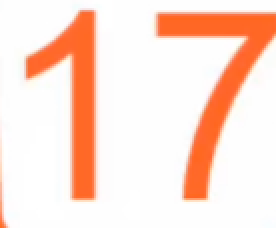
#> input picture anhSoCuaVideo.png, 138 x 114 px (shown 2 times larger)
$ python testNhanDienSo.py
#> lines starting #> are read from the running program, lines starting #| are printed output that depends on the picture; after the words box and inside, x2 and y2 are one past the last pixel; in counts of white or black regions, pixels touching at a corner belong together
import pytesseract
import cv2
import numpy as np
from PIL import Image

# Chỉ định đường dẫn tới tesseract nếu cần (Windows)
pytesseract.pytesseract.tesseract_cmd = r"C:\Program Files\Tesseract-OCR\tesseract.exe"

def nhan_dien_so_tu_anh(duong_dan_anh):
#> called with duong_dan_anh = 'anhSoCuaVideo.png'
    try:
        # 1. Đọc ảnh
        img = cv2.imread(duong_dan_anh)
#> img is the input picture: shape (114, 138, 3); mean B, G, R 211.2, 223.9, 253.5

        # 2. Cắt 1% mép trái/phải
        h, w = img.shape[:2]
#> h = 114; w = 138
        left = int(w * 0.01)
#> left = 1
        right = int(w * 0.99)
#> right = 136
        img = img[:, left:right]
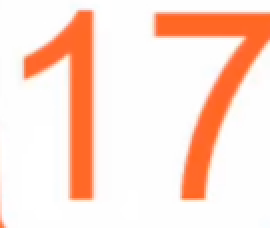
#> img: shape (114, 135, 3) (shown 2 times larger); mean B, G, R 210.9, 223.7, 253.5

        # 3. Thêm padding trắng
        padding = 50
        img = cv2.copyMakeBorder(
            img, padding, padding, padding, padding,
            cv2.BORDER_CONSTANT, value=[255, 255, 255]
        )
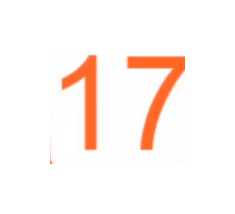
#> img: shape (214, 235, 3); mean B, G, R 241.5, 245.4, 254.6

        # 4. Chuyển sang xám
        gray = cv2.cvtColor(img, cv2.COLOR_BGR2GRAY)
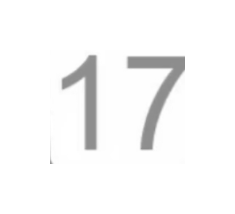
#> gray: shape (214, 235); min 139, max 255, mean 247.7

        # 5. Nhị phân hóa
        _, thresh = cv2.threshold(gray, 180, 255, cv2.THRESH_BINARY_INV)
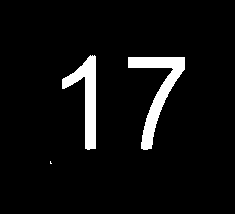
#> thresh: shape (214, 235); 5.7% white; 3 white regions (1 under 20 px)

        # 6. Loại đốm nhỏ
        contours, _ = cv2.findContours(thresh, cv2.RETR_EXTERNAL, cv2.CHAIN_APPROX_SIMPLE)
#> contours = 3 contours, 1 with area under 20; largest, box (x1, y1, x2, y2) and area: (128, 57, 185, 150) 1442, (62, 55, 96, 150) 1172
        for cnt in contours:
            if cv2.contourArea(cnt) < 30:
                cv2.drawContours(thresh, [cnt], -1, 0, -1)
#> this loop made 3 passes
#> cnt on pass 1: [[50, 161], [50, 163], [51, 163], [50, 162]]
#> thresh: shape (214, 235); 5.7% white; 2 white regions, box (x1, y1, x2, y2) and area: (128, 57, 185, 150) 1589, (62, 55, 96, 150) 1293

        # 7. Làm đầy số
        kernel = cv2.getStructuringElement(cv2.MORPH_RECT, (3, 3))
#> kernel = [[1, 1, 1], [1, 1, 1], [1, 1, 1]]
        closed = cv2.morphologyEx(thresh, cv2.MORPH_CLOSE, kernel, iterations=2)
#> closed: shape (214, 235); 5.8% white; 2 white regions, box (x1, y1, x2, y2) and area: (128, 57, 185, 150) 1593, (62, 55, 96, 150) 1304

        # 8. Đảo màu
        inverted = cv2.bitwise_not(closed)

        # 9. Phóng to ảnh
        scale_up = cv2.resize(inverted, None, fx=3, fy=3, interpolation=cv2.INTER_LINEAR)
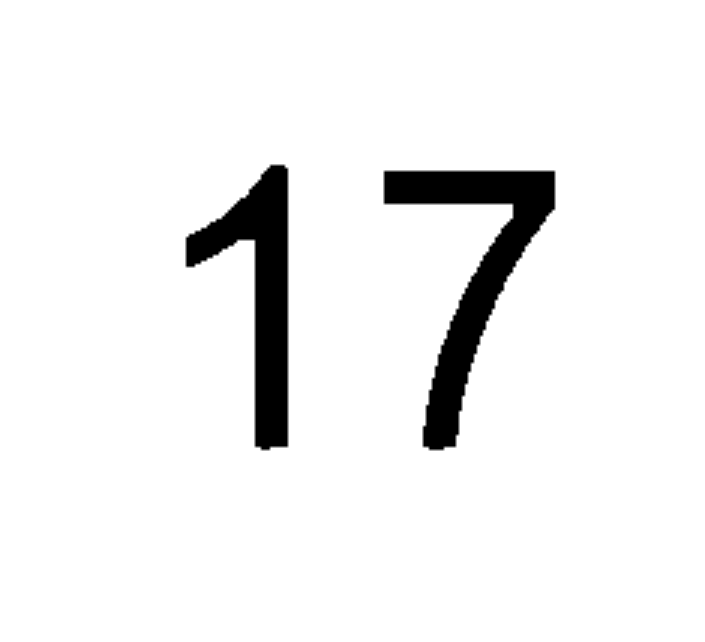
#> scale_up: shape (642, 705); min 0, max 255, mean 240.3

        # 10. Lưu ảnh sau xử lý (tuỳ chọn)
        cv2.imwrite("processed.png", scale_up)

        # 11. OCR lần 1 với psm 8
        config1 = '--psm 8 -c tessedit_char_whitelist=0123456789'
        text1 = pytesseract.image_to_string(scale_up, config=config1)
        so1 = ''.join(filter(str.isdigit, text1))

        if so1:
            print(f"[OCR Lần 1 - psm8]: '{text1.strip()}' ➤ Kết quả: {so1}")
            return so1

        # 12. OCR lần 2 với psm 7 nếu không nhận được kết quả ở lần 1
        config2 = '--psm 6 -c tessedit_char_whitelist=0123456789'
        text2 = pytesseract.image_to_string(scale_up, config=config2)
        so2 = ''.join(filter(str.isdigit, text2))

        print(f"[OCR Lần 2 - psm7]: '{text2.strip()}' ➤ Kết quả: {so2}")
        return so2

    except Exception as e:
        print(f"❌ Lỗi OCR: {e}")
        return None

# Ví dụ gọi hàm
print("Kết quả:", nhan_dien_so_tu_anh("anhSoCuaVideo.png"))
#> (the call stopped at in nhan_dien_so_tu_anh, `text1 = pytesseract.image_to_string(scale_up, config=config1)`: pytesseract is not available in this run)
